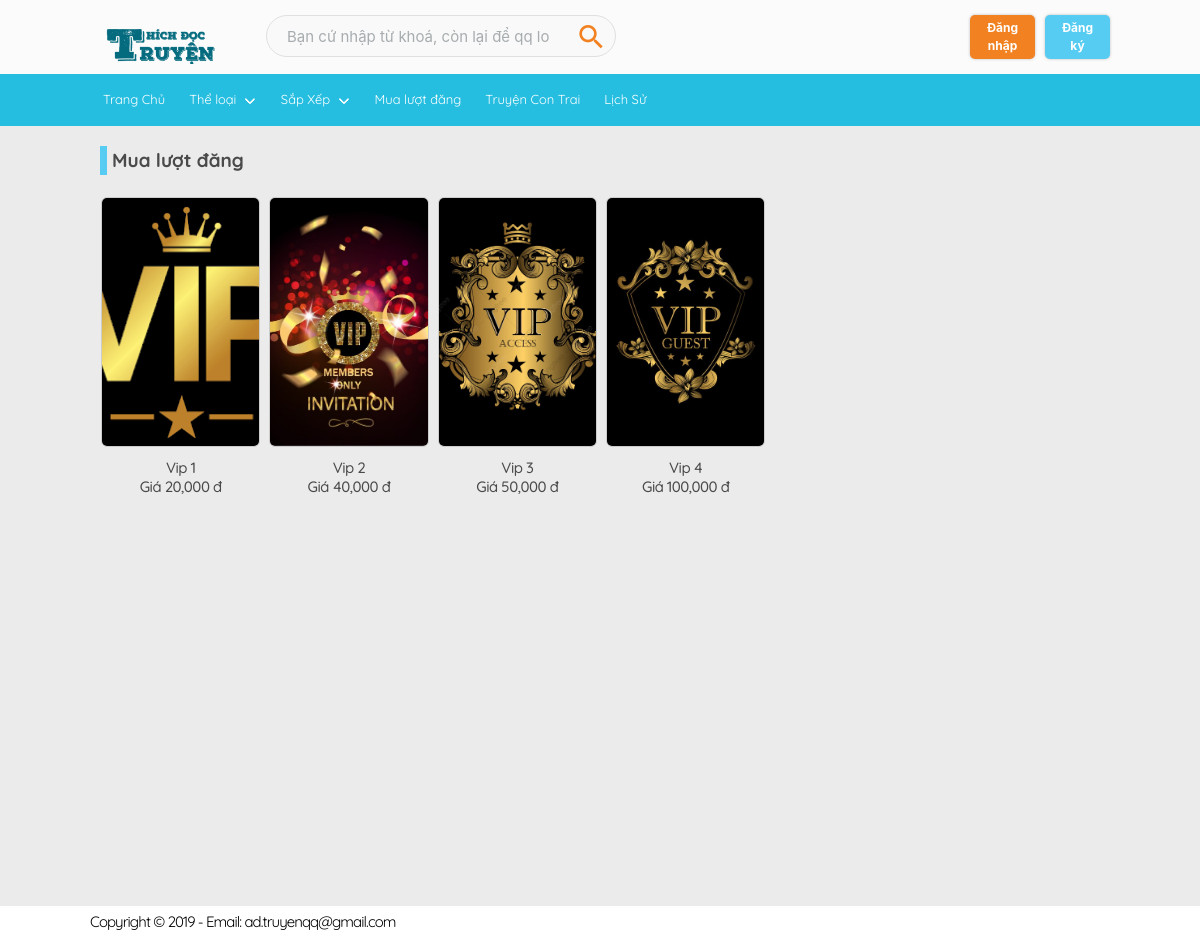
The app's page /websitetruyen/mualuotdang.php with its own data.
### tables this page shows
CREATE TABLE `product` (
  `ProductId` int(11) NOT NULL,
  `TenSanpham` varchar(150) NOT NULL,
  `Noidung` varchar(150) NOT NULL,
  `Gia` decimal(15,4) NOT NULL,
  `Anh` varchar(150) NOT NULL,
  `NgayTao` datetime NOT NULL DEFAULT current_timestamp(),
  `LuotDang` tinyint(2) NOT NULL
);

### websitetruyen/Controller/Product.class.php (called while the page is built, shortened)
<?php
require_once("Config/db.class.php");
class Product{
    public static function DanhsachProduct()
    {
        $db = new Db();
        $sql = "SELECT * FROM product ORDER BY NgayTao DESC";
        $result = $db->select_to_array($sql);
        return $result;
    }
}
?>

### websitetruyen/Config/db.class.php (called while the page is built, shortened)
<?php
class Db
{
    protected static $connection;
    public function connect()
    {
        if (!isset(self::$connection))
        {
            $config = parse_ini_file("config.ini");
            self::$connection = new mysqli("localhost", $config["username"], $config["password"], $config["databasename"]);
        }
        return self::$connection;
    }
    public function query_execute($queryString)
    {
        $connection = $this->connect();
        $connection->query("SET NAMES utf-8");
        $result = $connection->query($queryString);
        return $result;
    }
    public function select_to_array($queryString)
    {
        $rows = array();
        $result = $this->query_execute($queryString);
        while ($item = $result->fetch_assoc())
        {
            $rows[] = $item;
        }
        return $rows;
    }
}
?>

### websitetruyen/mualuotdang.php (the view, shortened to what this page needs)
<?php
include("Controller/Product.class.php");
?>
<?php
  include_once("header.php");
  $danhsachsanpham = Product::DanhsachProduct();
  ?>
<section class="main-content">
    <div class="container story-list">
        <div class="title-list">Mua lượt đăng</div>
        <div class="tile is-ancestor">
            <div class="tile is-vertical is-parent">
                <ul class="list-stories grid-6">
                  <?php
                      foreach($danhsachsanpham as $item)
                      {
                  ?>
                    <li>
                        <div class="story-item">
                            <a href="#"><img class="story-cover" src="<?php echo $item["Anh"] ?>" alt="Image" /></a>
                            <h3 class="title-book">
                                <?php echo $item["TenSanpham"] ?>
                            </h3>
                            <h3 class="title-book">
                               Giá <?php echo number_format($item["Gia"])  ?> đ
                            </h3>
                        </div>
                    </li>
                  <?php } ?>
                </ul>
            </div>
        </div>
    </div>
</section>
<?php include_once("footer.php"); ?>

### records on screen
product: Anh (picture), TenSanpham "Vip 1", Gia "20,000"
product: Anh (picture), TenSanpham "Vip 2", Gia "40,000"
product: Anh (picture), TenSanpham "Vip 3", Gia "50,000"
product: Anh (picture), TenSanpham "Vip 4", Gia "100,000"
